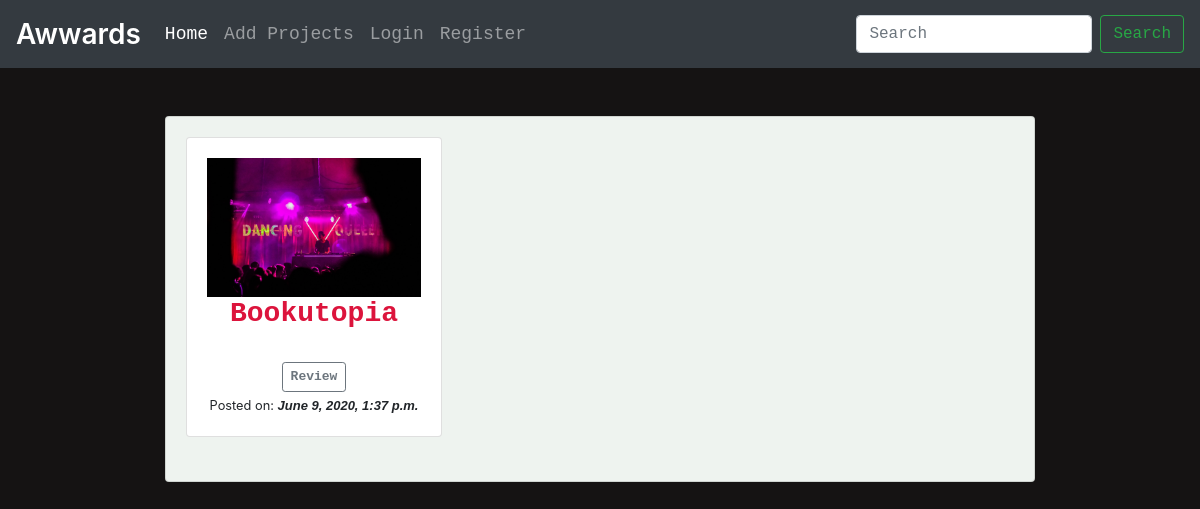
The page / on the database its author committed.
### main/models.py (models this page shows, shortened)
class Project(models.Model):
    name = models.CharField(max_length=300)
    image = models.ImageField(blank=True, null=True)
    reviewDate = models.DateTimeField(default=timezone.now())
    languages = models.CharField(max_length=300)
    description = models.TextField(max_length=5000)
    projectLink = models.CharField(max_length=300)
    averageRating = models.FloatField(default=0)

### main/views.py (the view)
# urls.py: url(r'^$', main_views.home, name='home'),
def home(request):
    query = request.GET.get('title')
    allProjects = None
    if query:
        allProjects = Project.objects.filter(name__icontains=query)
    else:
        allProjects = Project.objects.all() # selects everything from the Project table
    context = {
        'projects' : allProjects,
    }
    return render(request, 'main/index.html', context)

### main/templates/main/index.html (shortened to what this page needs)
{% extends 'main/base.html' %}
{% block content %}
    <div class="container">
        <div class="card" id="backdrop">
            <div class="card-body">
                <div class="row">
                    {% for project in projects %}
                    <div class="col-md-4">
                        <div class="card">
                            <div class="card-body">
                                <div class="text-center">
                                    {% if project.image %}
                                        <a href="#"><img src="{{ project.image.url }}" alt="{{ project.name }} image" width="100%" height="100%"></a>
                                    {% endif %}
                                    <h3 class="text-center" style="font-family: monospace; font-weight: bold; color: crimson;">
                                        {{ project.name }}</h3>
                                    <a href="{% url 'main:detail' project.id %}" class="btn btn-sm btn-outline-secondary" style="font-family: monospace; font-size: medium; font-weight: bold;">Review</a>
                                    <small>Posted on: <i style="font-family: sans-serif; font-size: small; font-weight: bold;">{{ project.reviewDate }}</i></small>
                                </div>
                            </div>
                        </div>
                    </div>
                    {% endfor %}
                </div>
            </div>
        </div>
    </div>
{% endblock %}

### main/static/css/main.css (style rules this page uses)
body { background-color: #151313; }
#backdrop { background-color: #eef3ef; }
.container { width: 75%; }

### rows shown on the page
Project: image (picture), name "Bookutopia", reviewDate "June 9, 2020, 1:37 p.m."
